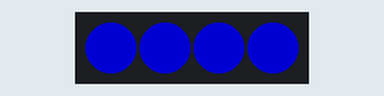
Simulated run of this program. Board: BBC micro:bit (MakeCode). Parts: 4 RGB LEDs in strip order, left to right. Dim RGB values are drawn brighter than linear.

Above: at 0.15 s.
At 5.26 s:
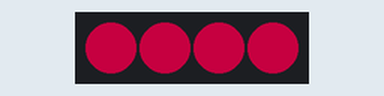
At 10.08 s:
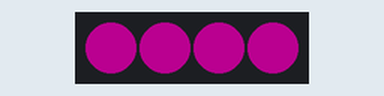
At 20.32 s:
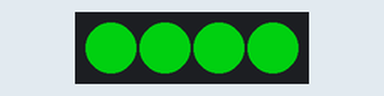
At 31.17 s:
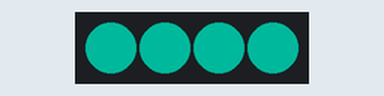
At 39.6 s:
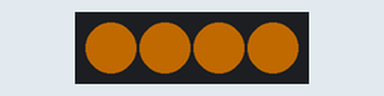
Timing chart, 0 to 40.0 s (numbered marks = the images above):
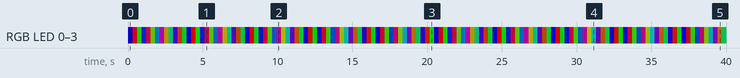

The program:

main.ts
```typescript
let B = 0
let G = 0
let R = 0
let strip = neopixel.create(DigitalPin.P15, 4, NeoPixelMode.RGB)
basic.forever(function () {
    R = 0
    G = 0
    B = 0
    for (let index = 0; index < 255; index++) {
        R += 1
        B += -1
        strip.showColor(neopixel.rgb(R, G, B))
        basic.pause(1)
    }
    for (let index = 0; index < 255; index++) {
        G += 1
        R += -1
        strip.showColor(neopixel.rgb(R, G, B))
        basic.pause(1)
    }
    for (let index = 0; index < 255; index++) {
        B += 1
        G += -1
        strip.showColor(neopixel.rgb(R, G, B))
        basic.pause(1)
    }
})
```

test.ts
```typescript
// Hier kann man Tests durchführen; diese Datei wird nicht kompiliert, wenn dieses Paket als Erweiterung verwendet wird.
```

Measured:
- by itself, RGB LED 0–3: off → RGB(0, 0, 127) at 0.00 s, → RGB(121, 0, 7) 0.30 s later, → RGB(13, 114, 0) 0.30 s later, → RGB(0, 20, 107) 0.30 s later, … (133 changes in this stretch)
